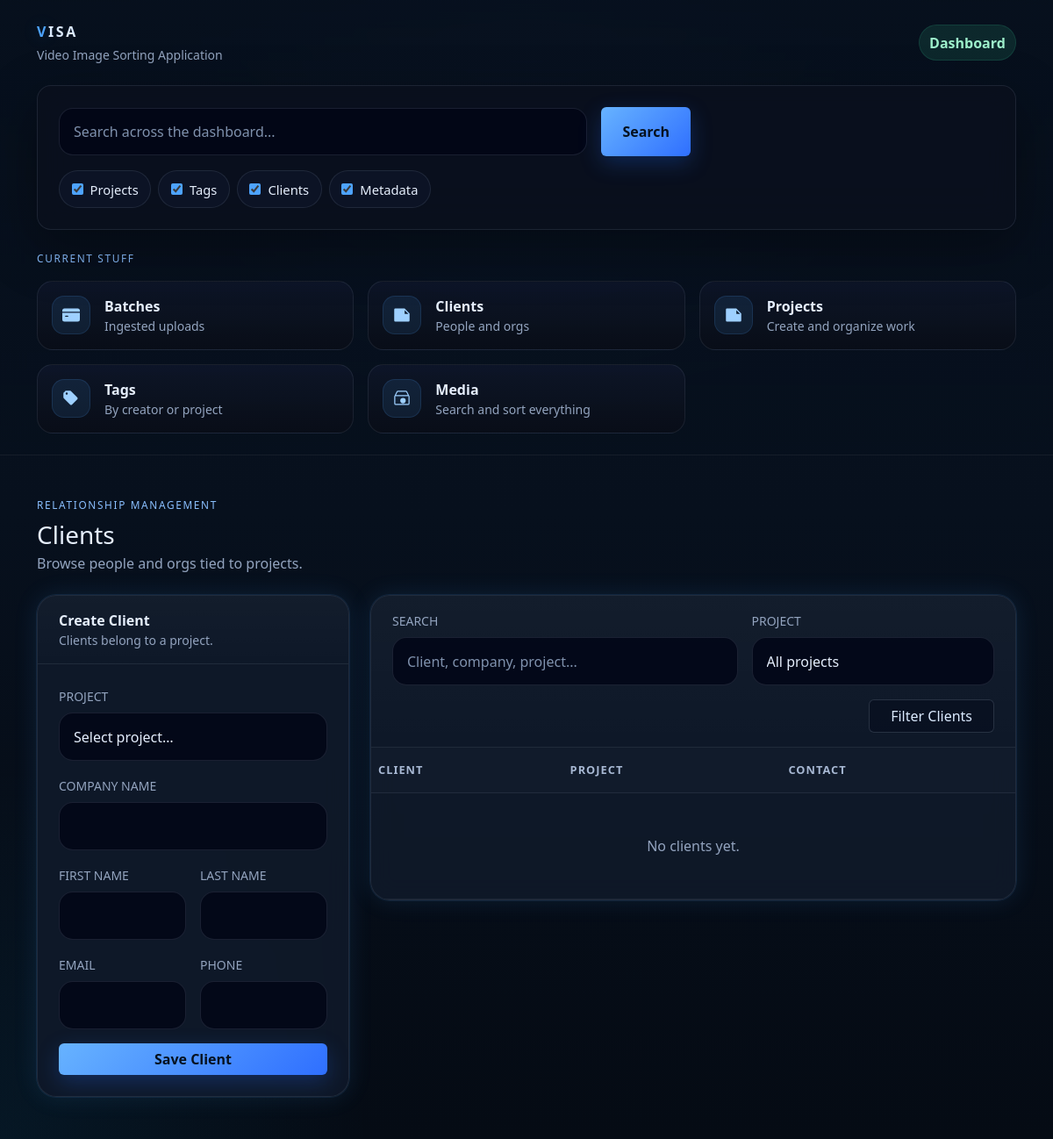
Page /dashboard/clients/ on the earlier database version.
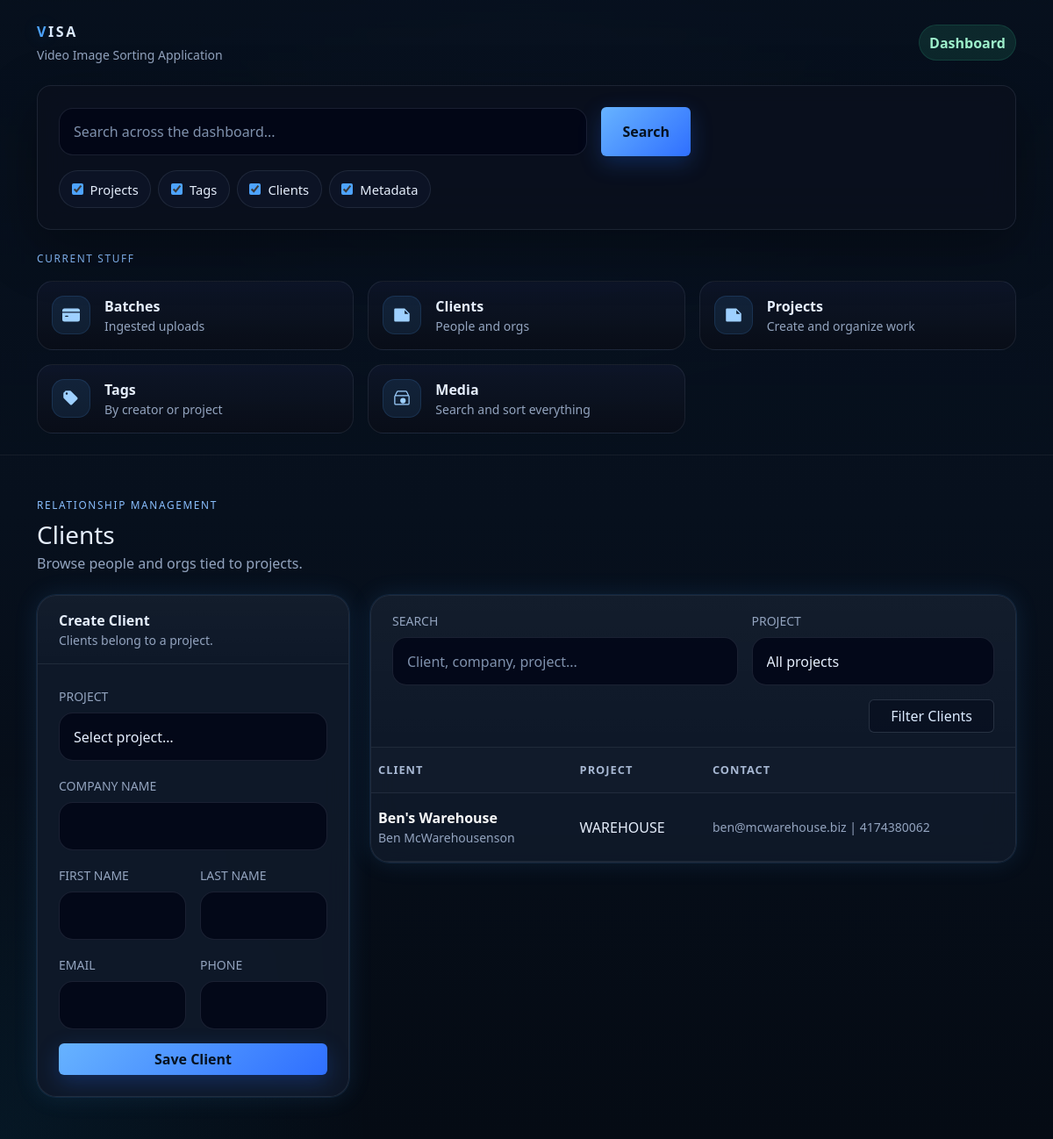
Same page on the later database version.
### base/models.py (models this page shows, shortened)
class Customer(models.Model):
    project = models.ForeignKey(
        Project,
        on_delete=models.CASCADE,
        related_name="customers",
    )
    company_name = models.CharField(max_length=90, blank=True)
    first_name = models.CharField(max_length=90)
    last_name = models.CharField(max_length=90)
    phone = models.CharField(max_length=30, blank=True)
    email = models.EmailField(blank=True)
    street_num = models.CharField(max_length=20, blank=True)
    street_name = models.CharField(max_length=120, blank=True)
    city = models.CharField(max_length=90, blank=True)
    state = models.CharField(max_length=10, blank=True)
    zip_code = models.CharField(max_length=20, blank=True)
    country = models.CharField(max_length=90, blank=True)

class Project(models.Model):
    name = models.CharField(max_length=90)
    location = models.CharField(max_length=90, blank=True)
    start_date = models.DateField(null=True, blank=True)
    end_date = models.DateField(null=True, blank=True)
    users = models.ManyToManyField(
        settings.AUTH_USER_MODEL,
        through="ProjectUser",
        related_name="projects",
        blank=True,
    )

### base/views.py (the view, shortened to what this page needs)
# urls.py: path("dashboard/clients/", views.dashboard_clients, name="dashboard_clients"),
def dashboard_clients(request):
    q = (request.GET.get("q") or "").strip()
    project_id = (request.GET.get("project_id") or "").strip()
    clients = Customer.objects.select_related("project").order_by("project__name", "company_name", "last_name", "first_name")
    if project_id.isdigit():
        clients = clients.filter(project_id=int(project_id))
    return render(
        request,
        "base/dashboard_clients.html",
        {
            "clients": clients,
            "projects": Project.objects.order_by("name"),
            "filters": {"q": q, "project_id": project_id},
            **_base_context(),
        },
    )

### base/views.py (called while the page is built)
def _empty_search_state():
    return {
        "q": "",
        "projects": True,
        "tags": True,
        "clients": True,
        "metadata": True,
    }

def _base_context(search_state=None):
    return {
        "search_state": search_state or _empty_search_state(),
    }

### base/templates/base/dashboard_clients.html (shortened to what the changed rows need)
{% extends "base/base.html" %}
{% block content %}
  <div class="d-flex flex-wrap justify-content-between align-items-center gap-3 mb-4">
    <div>
      <h1 class="h3 mb-1">Clients</h1>
    </div>
  </div>
  <div class="row g-4">
    <div class="col-12 col-xl-8">
      <div class="visa-glass-soft card-visa">
        <div class="table-responsive">
          <table class="table table-visa table-hover align-middle mb-0">
            <thead>
              <tr>
                <th>Client</th>
                <th>Project</th>
                <th>Contact</th>
              </tr>
            </thead>
            <tbody>
              {% for client in clients %}
                <tr>
                  <td>
                    <div class="fw-semibold text-light">{% if client.company_name %}{{ client.company_name }}{% else %}{{ client.first_name }} {{ client.last_name }}{% endif %}</div>
                    <div class="small muted">{{ client.first_name }} {{ client.last_name }}</div>
                  </td>
                  <td>{{ client.project.name }}</td>
                  <td class="small muted">{% if client.email %}{{ client.email }}{% endif %}{% if client.email and client.phone %} | {% endif %}{% if client.phone %}{{ client.phone }}{% endif %}</td>
                </tr>
              {% empty %}
                <tr><td colspan="3" class="text-center py-5"><div class="muted">No clients yet.</div></td></tr>
              {% endfor %}
            </tbody>
          </table>
        </div>
      </div>
    </div>
  </div>
{% endblock %}

Differences in the rows shown:
added Customer: company_name "Ben's Warehouse", first_name "Ben", last_name "McWarehousenson", project.name "WAREHOUSE", email "ben@mcwarehouse.biz", phone "4174380062"
Other differences:
text no longer shown: "No clients yet."
